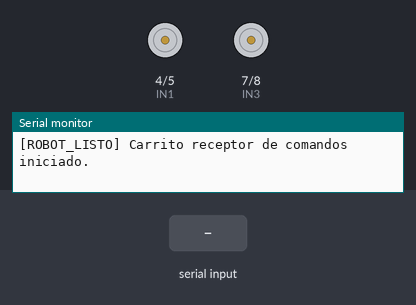
The sketch below on a simulated Arduino Uno, built with avr-gcc and run on an emulated ATmega328P. Shown: motor-driver pin pairs drawn as motors (green arrow = first pin HIGH = forward, orange = second pin HIGH = backward, longer = more drive, scaled by the enable pin), the last lines printed to the serial monitor. The inputs (shaded band) are chosen by the test bench.

Above: at 1.2 s.
1.3 s: "F\n" received over Serial
At 1.9 s:
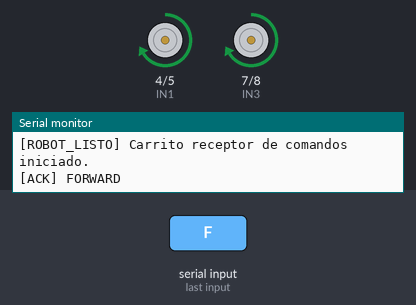
3.6 s: "L\n" received over Serial
At 4.2 s:
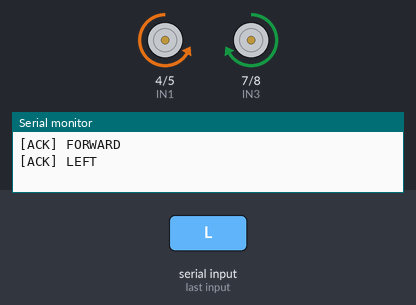
5.9 s: "R\n" received over Serial
At 6.5 s:
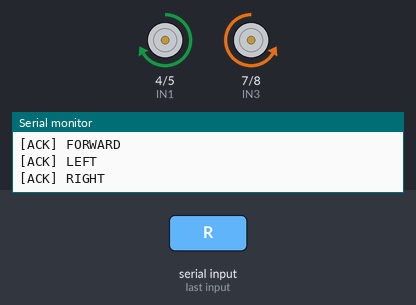
Timing chart, 0 to 8.9 s (numbered marks = the images above; inputs shaded):
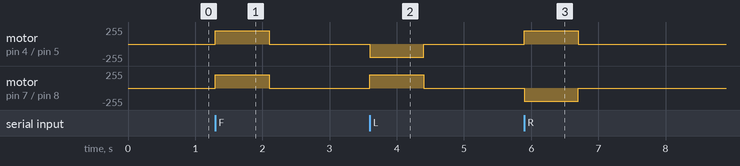

The sketch:

carrito_gestos.ino
```cpp
/*
  Firmware para Carrito Robótico Controlado por Gestos (Fase 10).
  Compatible con Arduino UNO, Nano, Mega y ESP32.
  Controlador de motores: Puente H L298N o L293D.

  Protocolo de Comunicación Serial (Baudrate: 115200):
  - 'S' o "STOP"     -> Detener motores.
  - 'F' o "FORWARD"  -> Ambos motores avanzan.
  - 'L' o "LEFT"     -> Giro sobre el eje a la izquierda.
  - 'R' o "RIGHT"    -> Giro sobre el eje a la derecha.
  - 'B' o "BACKWARD" -> Ambos motores retroceden.

  Mecanismo de Seguridad Fail-Safe (Timeout):
  Si no se recibe un comando durante más de 800 ms, los motores
  se apagan automáticamente para evitar choques si se pierde la conexión.
*/

// ==========================================
// Configuración de Pines del Driver L298N
// ==========================================
// Motor Izquierdo (Motor A)
const int IN1 = 4;
const int IN2 = 5;
const int ENA = 6;  // Pin PWM para velocidad Motor A

// Motor Derecho (Motor B)
const int IN3 = 7;
const int IN4 = 8;
const int ENB = 9;  // Pin PWM para velocidad Motor B

// Velocidad estándar de los motores (0 a 255)
const int VELOCIDAD_BASE = 200;

// Variables de seguridad y temporización
unsigned long ultimoComandoMillis = 0;
const unsigned long TIMEOUT_SEGURIDAD_MS = 800; // 800 ms sin comando = STOP

void setup() {
  // Configuración de pines como salidas
  pinMode(IN1, OUTPUT);
  pinMode(IN2, OUTPUT);
  pinMode(ENA, OUTPUT);
  pinMode(IN3, OUTPUT);
  pinMode(IN4, OUTPUT);
  pinMode(ENB, OUTPUT);

  // Inicializar motores apagados
  detenerse();

  // Iniciar puerto serial a 115200 baudios
  Serial.begin(115200);
  while (!Serial) {
    ; // Esperar conexión serial (para placas con USB nativo)
  }

  Serial.println("[ROBOT_LISTO] Carrito receptor de comandos iniciado.");
}

void loop() {
  // 1. Lectura de comandos desde la PC por Serial
  if (Serial.available() > 0) {
    String comando = Serial.readStringUntil('\n');
    comando.trim();
    comando.toUpperCase();

    if (comando.length() > 0) {
      procesarComando(comando);
      ultimoComandoMillis = millis(); // Renovar temporizador de seguridad
    }
  }

  // 2. Temporizador de Seguridad (Watchdog por software)
  // Si transcurre el tiempo límite sin recibir señal, detenerse por seguridad
  if (millis() - ultimoComandoMillis > TIMEOUT_SEGURIDAD_MS) {
    detenerse();
  }
}

void procesarComando(String cmd) {
  if (cmd == "F" || cmd == "FORWARD") {
    avanzar();
    Serial.println("[ACK] FORWARD");
  } else if (cmd == "S" || cmd == "STOP") {
    detenerse();
    Serial.println("[ACK] STOP");
  } else if (cmd == "L" || cmd == "LEFT") {
    girarIzquierda();
    Serial.println("[ACK] LEFT");
  } else if (cmd == "R" || cmd == "RIGHT") {
    girarDerecha();
    Serial.println("[ACK] RIGHT");
  } else if (cmd == "B" || cmd == "BACKWARD") {
    retroceder();
    Serial.println("[ACK] BACKWARD");
  }
}

// ==========================================
// Funciones de Control de Movimiento
// ==========================================
void avanzar() {
  analogWrite(ENA, VELOCIDAD_BASE);
  analogWrite(ENB, VELOCIDAD_BASE);
  digitalWrite(IN1, HIGH);
  digitalWrite(IN2, LOW);
  digitalWrite(IN3, HIGH);
  digitalWrite(IN4, LOW);
}

void retroceder() {
  analogWrite(ENA, VELOCIDAD_BASE);
  analogWrite(ENB, VELOCIDAD_BASE);
  digitalWrite(IN1, LOW);
  digitalWrite(IN2, HIGH);
  digitalWrite(IN3, LOW);
  digitalWrite(IN4, HIGH);
}

void girarIzquierda() {
  analogWrite(ENA, VELOCIDAD_BASE);
  analogWrite(ENB, VELOCIDAD_BASE);
  digitalWrite(IN1, LOW);
  digitalWrite(IN2, HIGH);
  digitalWrite(IN3, HIGH);
  digitalWrite(IN4, LOW);
}

void girarDerecha() {
  analogWrite(ENA, VELOCIDAD_BASE);
  analogWrite(ENB, VELOCIDAD_BASE);
  digitalWrite(IN1, HIGH);
  digitalWrite(IN2, LOW);
  digitalWrite(IN3, LOW);
  digitalWrite(IN4, HIGH);
}

void detenerse() {
  analogWrite(ENA, 0);
  analogWrite(ENB, 0);
  digitalWrite(IN1, LOW);
  digitalWrite(IN2, LOW);
  digitalWrite(IN3, LOW);
  digitalWrite(IN4, LOW);
}
```

Measured:
- after the input at 1.3 s, motor on pin 4 (IN1) / pin 5 (IN2), motor on pin 7 (IN3) / pin 8 (IN4): stopped → forward 200/255 at once, → stopped 0.80 s later
- after the input at 3.6 s, motor on pin 4 (IN1) / pin 5 (IN2): stopped → backward 200/255 at once, → stopped 0.80 s later; motor on pin 7 (IN3) / pin 8 (IN4): stopped → forward 200/255 at once, → stopped 0.80 s later
- after the input at 5.9 s, motor on pin 4 (IN1) / pin 5 (IN2): stopped → forward 200/255 at once, → stopped 0.80 s later; motor on pin 7 (IN3) / pin 8 (IN4): stopped → backward 200/255 at once, → stopped 0.80 s later
